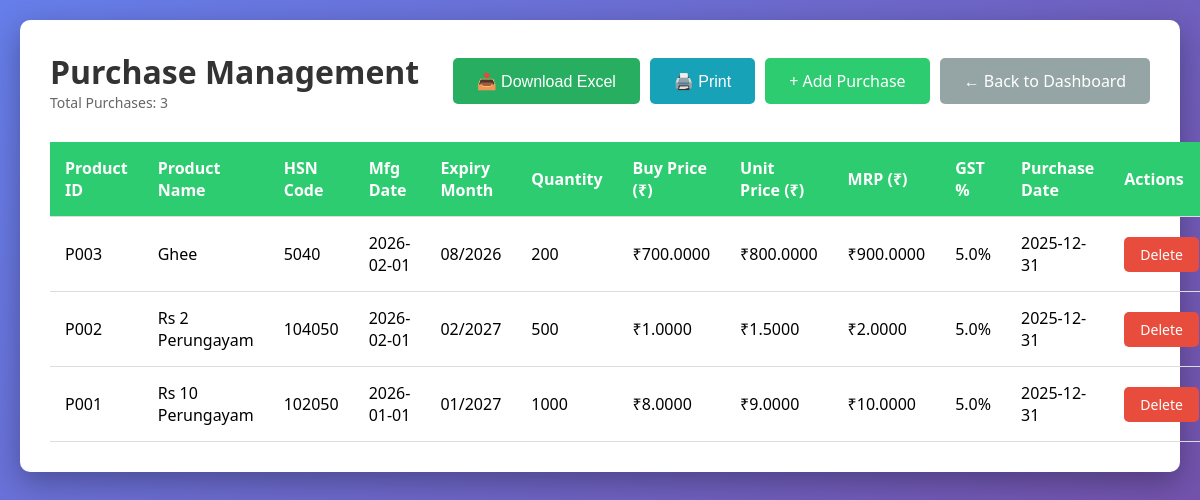
The page /purchases/ on the database as committed earlier.
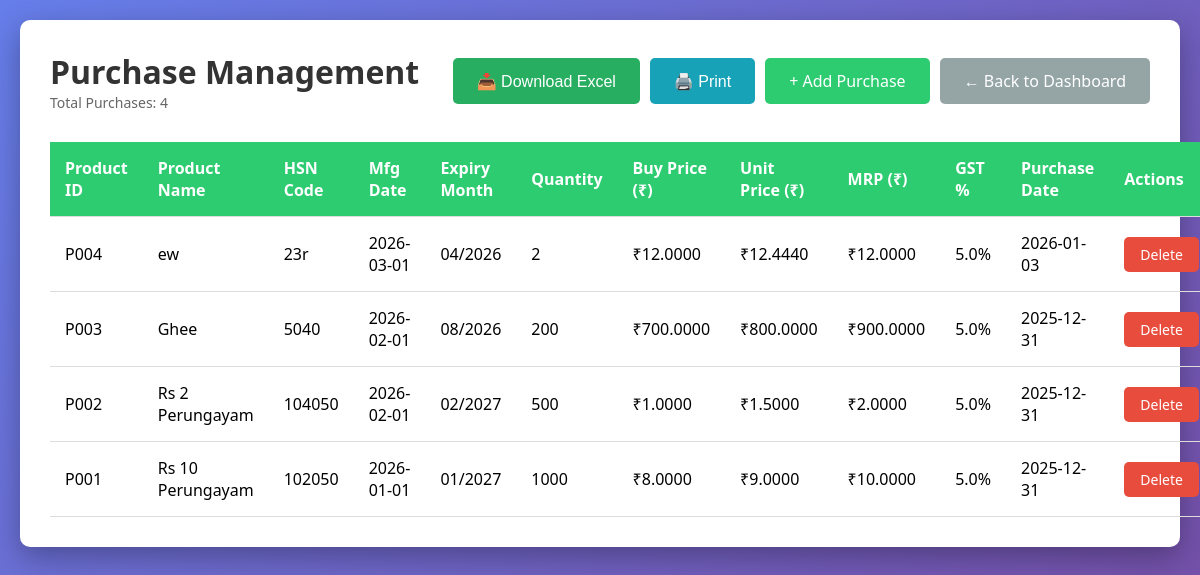
The same page on the database as committed later.
### tables this page shows
CREATE TABLE purchases (
            id INTEGER PRIMARY KEY AUTOINCREMENT,
            product_id TEXT NOT NULL,
            product_name TEXT NOT NULL,
            hsn_code TEXT,
            manufacture_date DATE,
            expiry_month TEXT NOT NULL,
            quantity INTEGER NOT NULL DEFAULT 0,
            buy_price REAL NOT NULL DEFAULT 0.0,
            unit_price REAL NOT NULL DEFAULT 0.0,
            mrp REAL NOT NULL DEFAULT 0.0,
            gst_percentage REAL NOT NULL DEFAULT 0.0,
            purchase_date DATE NOT NULL,
            created_at TIMESTAMP DEFAULT CURRENT_TIMESTAMP,
            FOREIGN KEY (product_id) REFERENCES inventory (product_id)
        );

### routes/purchases.py (the view)
@purchases_bp.route('/')
def index():
    conn = get_db_connection()
    purchases = conn.execute('''
        SELECT * FROM purchases
        ORDER BY purchase_date DESC, created_at DESC
    ''').fetchall()
    conn.close()
    return render_template('purchases/index.html', purchases=purchases)

### database.py (called while the page is built)
def get_db_connection():
    conn = sqlite3.connect(DATABASE)
    conn.row_factory = sqlite3.Row
    return conn

### templates/purchases/index.html (shortened to what this page needs)
<!DOCTYPE html>
<html lang="en">
<head>
</head>
<body>
    <div class="container">
        <div class="header">
            <div>
                <h1>Purchase Management</h1>
                <p class="purchase-count">Total Purchases: {{ purchases|length }}</p>
            </div>
            <div class="button-group">
                <button onclick="downloadExcel()" class="btn btn-success no-print">📥 Download Excel</button>
                <button onclick="window.print()" class="btn btn-info no-print">🖨️ Print</button>
                <a href="{{ url_for('purchases.add') }}" class="btn btn-primary no-print">+ Add Purchase</a>
                <a href="{{ url_for('dashboard') }}" class="btn btn-secondary no-print">← Back to Dashboard</a>
            </div>
        </div>
        {% if purchases %}
            <table>
                <thead>
                    <tr>
                        <th>Product ID</th>
                        <th>Product Name</th>
                        <th>HSN Code</th>
                        <th>Mfg Date</th>
                        <th>Expiry Month</th>
                        <th>Quantity</th>
                        <th>Buy Price (₹)</th>
                        <th>Unit Price (₹)</th>
                        <th>MRP (₹)</th>
                        <th>GST %</th>
                        <th>Purchase Date</th>
                        <th class="no-print">Actions</th>
                    </tr>
                </thead>
                <tbody>
                    {% for purchase in purchases %}
                    <tr>
                        <td>{{ purchase['product_id'] }}</td>
                        <td>{{ purchase['product_name'] }}</td>
                        <td>{{ purchase['hsn_code'] or 'N/A' }}</td>
                        <td>{{ purchase['manufacture_date'] or 'N/A' }}</td>
                        <td>
                            {% if purchase['expiry_month'] %}
                                {% set parts = purchase['expiry_month'].split('-') %}
                                {% if parts|length == 2 %}
                                    {{ parts[1] }}/{{ parts[0] }}
                                {% else %}
                                    {{ purchase['expiry_month'] }}
                                {% endif %}
                            {% else %}
                                N/A
                            {% endif %}
                        </td>
                        <td>{{ purchase['quantity'] }}</td>
                        <td>₹{{ "%.4f"|format(purchase['buy_price']) }}</td>
                        <td>₹{{ "%.4f"|format(purchase['unit_price']) }}</td>
                        <td>₹{{ "%.4f"|format(purchase['mrp']) }}</td>
                        <td>{{ purchase['gst_percentage'] }}%</td>
                        <td>{{ purchase['purchase_date'] }}</td>
                        <td class="no-print">
                            <a href="{{ url_for('purchases.delete', id=purchase['id']) }}"
                               class="btn btn-danger"
                               onclick="return confirm('Are you sure you want to delete this purchase record?')">Delete</a>
                        </td>
                    </tr>
                    {% endfor %}
                </tbody>
            </table>
        {% else %}
            <div class="no-data">
                <p>No purchases found. Click "Add Purchase" to get started!</p>
            </div>
        {% endif %}
    </div>
</body>
</html>

Rows that differ between the two databases and show on the page:
added purchases: product_id "P004", product_name "ew", hsn_code "23r", manufacture_date "2026-03-01", parts "04", parts "2026", quantity "2", buy_price "12.0000", unit_price "12.4440", mrp "12.0000", gst_percentage "5.0", purchase_date "2026-01-03"
Other text that changed with them:
{{ purchases|length }}: "3" → "4"
